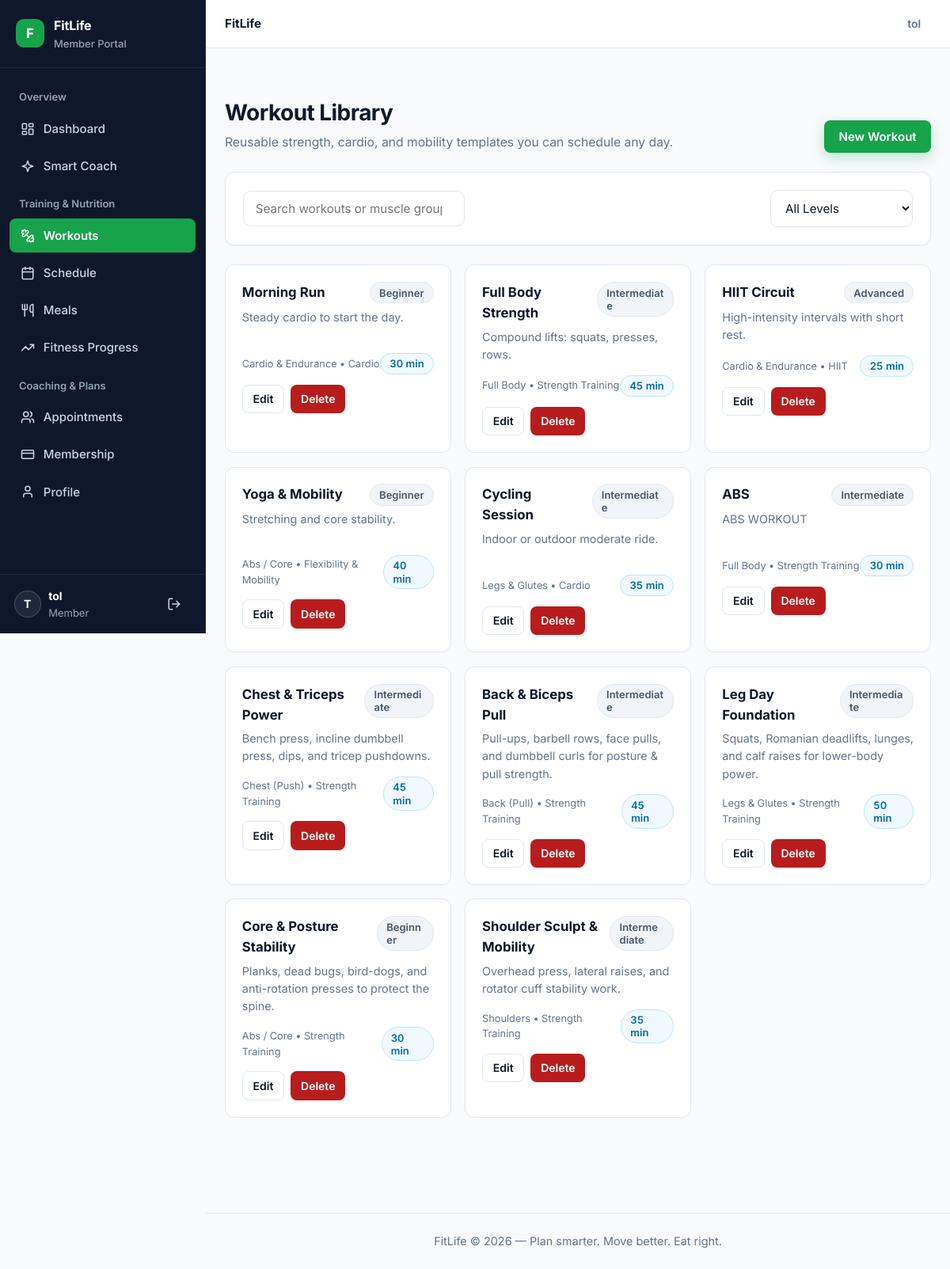
The app's page /workouts/ (signed in) with its own data.
### fitnessplanner/planner/models.py (models this page shows, shortened)
class Workout(models.Model):
    MUSCLE_GROUP_CHOICES = [
        ('full_body', 'Full Body'),
        ('chest', 'Chest (Push)'),
        ('back', 'Back (Pull)'),
        ('legs', 'Legs & Glutes'),
        ('shoulders', 'Shoulders'),
        ('arms', 'Arms (Biceps & Triceps)'),
        ('core', 'Abs / Core'),
        ('cardio', 'Cardio & Endurance'),
    ]
    WORKOUT_TYPE_CHOICES = [
        ('strength', 'Strength Training'),
        ('cardio', 'Cardio'),
        ('hiit', 'HIIT'),
        ('flexibility', 'Flexibility & Mobility'),
    ]
    DIFFICULTY_CHOICES = [
        ('beginner', 'Beginner'),
        ('intermediate', 'Intermediate'),
        ('advanced', 'Advanced'),
    ]
    name = models.CharField(max_length=200)
    description = models.TextField(blank=True)
    duration_min = models.PositiveIntegerField(default=30)
    muscle_group = models.CharField(max_length=30, choices=MUSCLE_GROUP_CHOICES, default='full_body')
    workout_type = models.CharField(max_length=20, choices=WORKOUT_TYPE_CHOICES, default='strength')
    difficulty = models.CharField(max_length=20, choices=DIFFICULTY_CHOICES, default='intermediate')
    calories_burned_est = models.PositiveIntegerField(default=250)

### fitnessplanner/planner/views.py (the view)
# urls.py: path('workouts/', views.workout_list, name='workout_list'),
@login_required
def workout_list(request):
    workouts = Workout.objects.all()
    return render(request, 'planner/workouts_list.html', {'workouts': workouts})

### templates/planner/workouts_list.html (shortened to what this page needs)
{% extends "base.html" %}
{% block content %}
  {% include "components/page_header.html" with title="Workout Library" subtitle="Reusable strength, cardio, and mobility templates you can schedule any day." action_label="New Workout" action_url="/workouts/add/" %}
  {% if workouts %}
    <div class="card mb-3">
      <div class="card-body" style="display:flex; gap:.75rem; flex-wrap:wrap; align-items:center; justify-content:space-between;">
        <input type="search" id="workoutSearch" class="form-control" placeholder="Search workouts or muscle groups..." aria-label="Search workouts" style="max-width:280px;">
        <select id="workoutDiffFilter" class="form-control" aria-label="Filter by difficulty" style="max-width:180px;">
          <option value="">All Levels</option>
        </select>
      </div>
    </div>
    <div class="grid" id="workoutsGrid">
      {% for w in workouts %}
        <div class="grid-card workout-card-item" data-diff="{{ w.difficulty }}">
          <div style="display:flex; justify-content:space-between; align-items:flex-start; gap:.5rem; margin-bottom:.4rem;">
            <h4 class="title" style="margin:0;">{{ w.name }}</h4>
            {% include "components/status_badge.html" with text=w.get_difficulty_display variant="neutral" %}
          </div>
          <p class="desc">{{ w.description|default:"No description yet." }}</p>
          <div class="meta tabular-nums">
            <span>{{ w.get_muscle_group_display }} &bull; {{ w.get_workout_type_display }}</span>
            {% include "components/status_badge.html" with text=w.duration_min|stringformat:"s"|add:" min" variant="info" %}
          </div>
          <div class="actions">
            <a class="btn btn-outline btn-sm" href="{% url 'planner:workout_edit' w.pk %}">Edit</a>
            <a class="btn btn-danger btn-sm" href="{% url 'planner:workout_delete' w.pk %}">Delete</a>
          </div>
        </div>
      {% endfor %}
    </div>
  {% else %}
    {% include "components/empty_state.html" with title="No workouts yet" message="Create your first workout template — strength, cardio, or mobility." cta_label="Add your first workout" cta_url="/workouts/add/" %}
  {% endif %}
{% endblock %}

### templates/base.html (shortened to what this page needs)
{% load static %}<!doctype html>
<html lang="en">
  <head>
    <link href="{% static 'css/styles.css' %}" rel="stylesheet">
  </head>
  <body>
    {% block body %}
    {% if user.is_authenticated %}
      <div class="app-shell">
        <aside class="app-sidebar" id="memberSidebar" aria-label="Member navigation">
          <div class="app-sidebar-brand">
            <div class="app-brand-mark">F</div>
            <div class="app-brand-text">
              <strong>FitLife</strong>
              <span>Member Portal</span>
            </div>
          </div>
          <nav class="app-sidebar-nav">
            <div class="app-sidebar-label">Overview</div>
            <a href="{% url 'planner:index' %}" class="app-nav-link {% if request.resolver_match.url_name == 'index' %}active{% endif %}">
              {% include "components/icon.html" with name="dashboard" %} Dashboard
            </a>
            <a href="{% url 'planner:smart_suggestions' %}" class="app-nav-link {% if 'suggestions' in request.resolver_match.url_name %}active{% endif %}">
              {% include "components/icon.html" with name="sparkles" %} Smart Coach
            </a>
            <div class="app-sidebar-label">Training &amp; Nutrition</div>
            <a href="{% url 'planner:workout_list' %}" class="app-nav-link {% if 'workout' in request.resolver_match.url_name %}active{% endif %}">
              {% include "components/icon.html" with name="dumbbell" %} Workouts
            </a>
            <a href="{% url 'planner:schedule_list' %}" class="app-nav-link {% if 'schedule' in request.resolver_match.url_name %}active{% endif %}">
              {% include "components/icon.html" with name="calendar" %} Schedule
            </a>
            <a href="{% url 'planner:meal_list' %}" class="app-nav-link {% if 'meal' in request.resolver_match.url_name %}active{% endif %}">
              {% include "components/icon.html" with name="utensils" %} Meals
            </a>
            <a href="{% url 'accounts:progress' %}" class="app-nav-link {% if request.resolver_match.url_name == 'progress' %}active{% endif %}">
              {% include "components/icon.html" with name="trending-up" %} Fitness Progress
            </a>
            <div class="app-sidebar-label">Coaching &amp; Plans</div>
            <a href="{% url 'planner:instructor_list' %}" class="app-nav-link {% if 'instructor' in request.resolver_match.url_name %}active{% endif %}">
              {% include "components/icon.html" with name="users" %} Appointments
            </a>
            <a href="{% url 'planner:membership_list' %}" class="app-nav-link {% if 'membership' in request.resolver_match.url_name %}active{% endif %}">
              {% include "components/icon.html" with name="credit-card" %} Membership
            </a>
            <a href="{% url 'accounts:profile' %}" class="app-nav-link {% if 'profile' in request.resolver_match.url_name %}active{% endif %}">
              {% include "components/icon.html" with name="user" %} Profile
            </a>
          </nav>
          <div class="app-sidebar-footer">
            <div class="app-sidebar-user">
              <div class="app-user-avatar">{{ user.username|slice:":1"|upper }}</div>
              <div class="app-user-meta">
                <strong>{{ user.username }}</strong>
                <small>Member</small>
              </div>
            </div>
            <form action="{% url 'logout' %}" method="post" style="margin:0;">
              <button class="btn btn-ghost btn-sm" style="color:#CBD5E1;" type="submit" aria-label="Logout">
                {% include "components/icon.html" with name="logout" %}
              </button>
            </form>
          </div>
        </aside>
        <div class="app-main">
          <header class="app-topbar">
            <div class="app-topbar-left">
              <span style="font-weight:700; font-size:.95rem; color:var(--text);">FitLife</span>
            </div>
            <div class="flex" style="gap:.75rem;">
              <a href="{% url 'accounts:profile' %}" class="btn btn-ghost btn-sm">{{ user.username }}</a>
            </div>
          </header>
    {% endif %}
          <main id="main-content" class="{% if user.is_authenticated %}app-content{% endif %}">
            {% block content %}{% endblock %}
          </main>
          {% block footer %}
          <footer class="fl-footer">
            <div class="container">
              FitLife &copy; {% now "Y" %} — Plan smarter. Move better. Eat right.
            </div>
          </footer>
          {% endblock %}
    {% if user.is_authenticated %}
        </div>
      </div>
    {% endif %}
    {% endblock %}
  </body>
</html>

### templates/components/status_badge.html
<span class="badge badge-{{ variant|default:'neutral' }}">{{ text }}</span>

### records on screen
Workout: name "Morning Run", difficulty "Beginner 30 min", description "Steady cardio to start the day.", muscle_group "Cardio & Endurance", workout_type "Cardio"
Workout: name "Full Body Strength", difficulty "Intermediate 45 min", description "Compound lifts: squats, presses, rows.", muscle_group "Full Body", workout_type "Strength Training"
Workout: name "HIIT Circuit", difficulty "Advanced 25 min", description "High-intensity intervals with short rest.", muscle_group "Cardio & Endurance", workout_type "HIIT"
Workout: name "Yoga & Mobility", difficulty "Beginner 40 min", description "Stretching and core stability.", muscle_group "Abs / Core", workout_type "Flexibility & Mobility"
Workout: name "Cycling Session", difficulty "Intermediate 35 min", description "Indoor or outdoor moderate ride.", muscle_group "Legs & Glutes", workout_type "Cardio"
Workout: name "ABS", difficulty "Intermediate 30 min", description "ABS WORKOUT", muscle_group "Full Body", workout_type "Strength Training"
Workout: name "Chest & Triceps Power", difficulty "Intermediate 45 min", description "Bench press, incline dumbbell press, dips, and tricep pushdowns.", muscle_group "Chest (Push)", workout_type "Strength Training"
Workout: name "Back & Biceps Pull", difficulty "Intermediate 45 min", description "Pull-ups, barbell rows, face pulls, and dumbbell curls for posture & pull strength.", muscle_group "Back (Pull)", workout_type "Strength Training"
Workout: name "Leg Day Foundation", difficulty "Intermediate 50 min", description "Squats, Romanian deadlifts, lunges, and calf raises for lower-body power.", muscle_group "Legs & Glutes", workout_type "Strength Training"
Workout: name "Core & Posture Stability", difficulty "Beginner 30 min", description "Planks, dead bugs, bird-dogs, and anti-rotation presses to protect the spine.", muscle_group "Abs / Core", workout_type "Strength Training"
Workout: name "Shoulder Sculpt & Mobility", difficulty "Intermediate 35 min", description "Overhead press, lateral raises, and rotator cuff stability work.", muscle_group "Shoulders", workout_type "Strength Training"

### other values on screen
{{ user.username|slice:":1"|upper }} "T"
{{ user.username }} "tol"
{{ title }} "Workout Library"
{{ subtitle }} "Reusable strength, cardio, and mobility templates you can schedule any day."
{{ action_label }} "New Workout"
